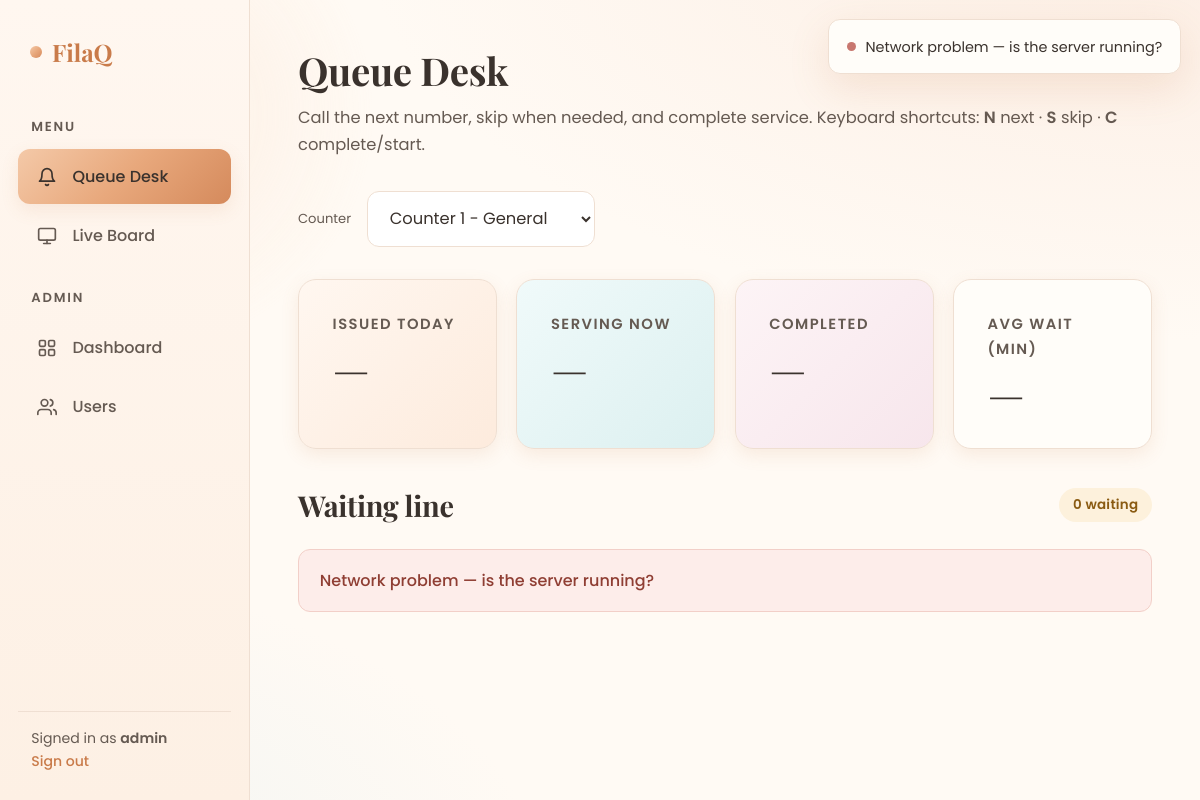
The app's page /staff/index.php (signed in), older data.
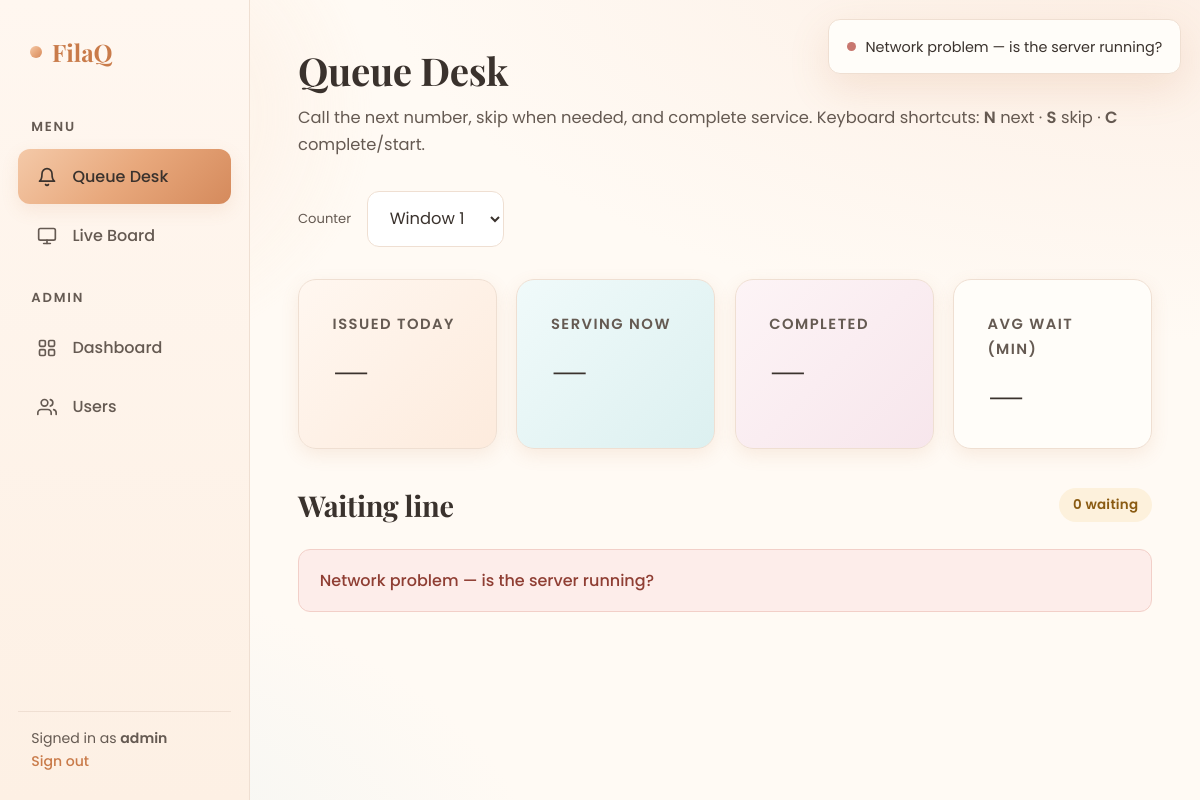
The same page, newer data.
### tables this page shows
CREATE TABLE IF NOT EXISTS users (
  id           INT UNSIGNED AUTO_INCREMENT PRIMARY KEY,
  full_name    VARCHAR(120) NOT NULL,
  username     VARCHAR(60)  NOT NULL UNIQUE,
  email        VARCHAR(160) NOT NULL UNIQUE,
  password     VARCHAR(255) NOT NULL,
  phone        VARCHAR(30)  NULL,
  role         ENUM('ADMIN','STAFF','CUSTOMER') NOT NULL DEFAULT 'CUSTOMER',
  status       ENUM('PENDING','ACTIVE','SUSPENDED','INACTIVE') NOT NULL DEFAULT 'PENDING',
  counter_id   INT UNSIGNED NULL,
  last_login   DATETIME NULL,
  created_at   TIMESTAMP DEFAULT CURRENT_TIMESTAMP,
  updated_at   TIMESTAMP DEFAULT CURRENT_TIMESTAMP ON UPDATE CURRENT_TIMESTAMP
);

CREATE TABLE IF NOT EXISTS counters (
  id         INT UNSIGNED AUTO_INCREMENT PRIMARY KEY,
  name       VARCHAR(80) NOT NULL,
  location   VARCHAR(120) NULL,
  is_active  TINYINT(1) NOT NULL DEFAULT 1,
  created_at TIMESTAMP DEFAULT CURRENT_TIMESTAMP
);

### config/config.php (called while the page is built, shortened)
<?php
function db(): PDO
{
    static $pdo = null;
    if ($pdo === null) {
        try {
            $dsn = 'mysql:host=' . DB_HOST . ';dbname=' . DB_NAME . ';charset=utf8mb4';
            $pdo = new PDO($dsn, DB_USER, DB_PASS, [
                PDO::ATTR_ERRMODE            => PDO::ERRMODE_EXCEPTION,
                PDO::ATTR_DEFAULT_FETCH_MODE => PDO::FETCH_ASSOC,
                PDO::ATTR_EMULATE_PREPARES   => false,
            ]);
        } catch (PDOException $e) {
            error_log('[FilaQ] DB connection failed: ' . $e->getMessage());
            http_response_code(500);
            exit('FilaQ is having trouble reaching its database. Please start XAMPP (Apache + MySQL) and try again.');
        }
    }
    return $pdo;
}
function e(string $value): string
{
    return htmlspecialchars($value, ENT_QUOTES, 'UTF-8');
}
function fetch_one(string $sql, array $params = []): ?array
{
    $stmt = db()->prepare($sql);
    $stmt->execute($params);
    $row = $stmt->fetch();
    return $row === false ? null : $row;
}
function fetch_all(string $sql, array $params = []): array
{
    $stmt = db()->prepare($sql);
    $stmt->execute($params);
    return $stmt->fetchAll();
}
function current_user(): ?array
{
    return fetch_one('SELECT id, full_name, username, email, phone, role, status, counter_id FROM users WHERE id = ?', [(int) $_SESSION['user_id']]);
}
function require_login(): ?array
{
    $user = current_user();
    return $user;
}

### staff/index.php (the view, shortened to what this page needs)
<?php
require_once __DIR__ . '/../config/config.php';
require_once __DIR__ . '/../includes/queue.php';
require_once __DIR__ . '/../includes/icons.php';
$user = require_login();
$counters = fetch_all('SELECT * FROM counters WHERE is_active = 1 ORDER BY name');
$defaultCounter = $user['counter_id'] ?? ($counters[0]['id'] ?? 0);
?>
<!DOCTYPE html>
<html lang="en">
<head>
<link rel="stylesheet" href="../assets/css/style.css?v=3">
</head>
<body>
<div class="blobs" aria-hidden="true"><div class="blob a"></div></div>
<div class="dash">
  <aside class="dash-side">
    <a class="side-brand" href="index.php"><span class="dot"></span>FilaQ</a>
    <span class="side-caption">Menu</span>
    <a class="side-link active" href="index.php"><span class="ic"><?php echo icon('bell'); ?></span> Queue Desk</a>
    <a class="side-link" href="../display.php" target="_blank"><span class="ic"><?php echo icon('monitor'); ?></span> Live Board</a>
    <?php if ($user['role'] === 'ADMIN'): ?>
      <span class="side-caption">Admin</span>
      <a class="side-link" href="../admin/index.php"><span class="ic"><?php echo icon('dashboard'); ?></span> Dashboard</a>
      <a class="side-link" href="../admin/users.php"><span class="ic"><?php echo icon('users'); ?></span> Users</a>
    <?php endif; ?>
    <div class="side-foot">
      Signed in as <strong><?php echo e($user['username']); ?></strong><br>
      <a href="../logout.php">Sign out</a>
    </div>
  </aside>
  <main class="dash-main">
    <div class="dash-top">
      <div>
        <h1>Queue Desk</h1>
        <p class="sub">Call the next number, skip when needed, and complete service. Keyboard shortcuts: <strong>N</strong> next · <strong>S</strong> skip · <strong>C</strong> complete/start.</p>
      </div>
      <div class="row">
        <label class="muted" for="counter" style="font-size:.82rem;">Counter</label>
        <select class="input" id="counter" style="width:auto;">
          <?php foreach ($counters as $c): ?>
            <option value="<?php echo (int) $c['id']; ?>"<?php echo (int) $c['id'] === (int) $defaultCounter ? ' selected' : ''; ?>><?php echo e($c['name']); ?></option>
          <?php endforeach; ?>
        </select>
      </div>
    </div>
    <div class="stats-row stagger" id="stats">
      <div class="stat-card glow-orange"><span class="stat-label">Issued today</span><span class="stat-value" id="st-issued">—</span></div>
      <div class="stat-card glow-cyan"><span class="stat-label">Serving now</span><span class="stat-value" id="st-serving">—</span></div>
      <div class="stat-card glow-pink"><span class="stat-label">Completed</span><span class="stat-value" id="st-completed">—</span></div>
      <div class="stat-card"><span class="stat-label">Avg wait (min)</span><span class="stat-value" id="st-avg">—</span></div>
    </div>
    <div class="section-head"><h2>Waiting line</h2><span class="badge badge--waiting" id="queue-count">0 waiting</span></div>
    <div id="queue-list"><div class="skeleton" style="height:80px; border-radius:var(--r-md);"></div></div>
  </main>
</div>
</body>
</html>

### includes/icons.php (shortened to what this page needs)
<?php
function icon(string $name, int $size = 20): string
{
    static $paths = [
        'dashboard' => '<rect x="3" y="3" width="7" height="7" rx="1.5"/><rect x="14" y="3" width="7" height="7" rx="1.5"/><rect x="3" y="14" width="7" height="7" rx="1.5"/><rect x="14" y="14" width="7" height="7" rx="1.5"/>',
        'users'     => '<path d="M17 21v-2a4 4 0 0 0-4-4H5a4 4 0 0 0-4 4v2"/><circle cx="9" cy="7" r="4"/><path d="M23 21v-2a4 4 0 0 0-3-3.87"/><path d="M16 3.13a4 4 0 0 1 0 7.75"/>',
        'settings'  => '<line x1="4" y1="21" x2="4" y2="14"/><line x1="4" y1="10" x2="4" y2="3"/><line x1="12" y1="21" x2="12" y2="12"/><line x1="12" y1="8" x2="12" y2="3"/><line x1="20" y1="21" x2="20" y2="16"/><line x1="20" y1="12" x2="20" y2="3"/><line x1="2" y1="14" x2="6" y2="14"/><line x1="10" y1="8" x2="14" y2="8"/><line x1="18" y1="16" x2="22" y2="16"/>',
        'activity'  => '<path d="M3 12a9 9 0 1 0 9-9 9.75 9.75 0 0 0-6.74 2.74L3 8"/><path d="M3 3v5h5"/><path d="M12 7v5l4 2"/>',
        'bell'      => '<path d="M18 8A6 6 0 0 0 6 8c0 7-3 9-3 9h18s-3-2-3-9"/><path d="M13.73 21a2 2 0 0 1-3.46 0"/>',
        'monitor'   => '<rect x="2" y="3" width="20" height="14" rx="2"/><line x1="8" y1="21" x2="16" y2="21"/><line x1="12" y1="17" x2="12" y2="21"/>',
        'ticket'    => '<path d="M2 9a3 3 0 0 1 0 6v2a2 2 0 0 0 2 2h16a2 2 0 0 0 2-2v-2a3 3 0 0 1 0-6V7a2 2 0 0 0-2-2H4a2 2 0 0 0-2 2Z"/><path d="M13 5v2"/><path d="M13 17v2"/><path d="M13 11v2"/>',
        'pin'       => '<path d="M21 10c0 7-9 13-9 13s-9-6-9-13a9 9 0 0 1 18 0z"/><circle cx="12" cy="10" r="3"/>',
        'clock'     => '<circle cx="12" cy="12" r="10"/><polyline points="12 6 12 12 16 14"/>',
        'lock'      => '<rect x="3" y="11" width="18" height="11" rx="2"/><path d="M7 11V7a5 5 0 0 1 10 0v4"/>',
        'chart'     => '<line x1="12" y1="20" x2="12" y2="10"/><line x1="18" y1="20" x2="18" y2="4"/><line x1="6" y1="20" x2="6" y2="16"/>',
        'check'     => '<path d="M22 11.08V12a10 10 0 1 1-5.93-9.14"/><polyline points="22 4 12 14.01 9 11.01"/>',
        'alert'     => '<path d="M10.29 3.86 1.82 18a2 2 0 0 0 1.71 3h16.94a2 2 0 0 0 1.71-3L13.71 3.86a2 2 0 0 0-3.42 0z"/><line x1="12" y1="9" x2="12" y2="13"/><line x1="12" y1="17" x2="12.01" y2="17"/>',
        'x'         => '<line x1="18" y1="6" x2="6" y2="18"/><line x1="6" y1="6" x2="18" y2="18"/>',
        'logout'    => '<path d="M9 21H5a2 2 0 0 1-2-2V5a2 2 0 0 1 2-2h4"/><polyline points="16 17 21 12 16 7"/><line x1="21" y1="12" x2="9" y2="12"/>',
    ];
    return '<svg class="svg-icon" width="' . $size . '" height="' . $size
        . '" viewBox="0 0 24 24" fill="none" stroke="currentColor" stroke-width="2"'
        . ' stroke-linecap="round" stroke-linejoin="round" aria-hidden="true" focusable="false">'
        . $paths[$name] . '</svg>';
}

Row changes from the older to the newer data that the page shows:
changed through a linked row, users "admin": counter.name "Counter 1 - General" → "Window 1"
